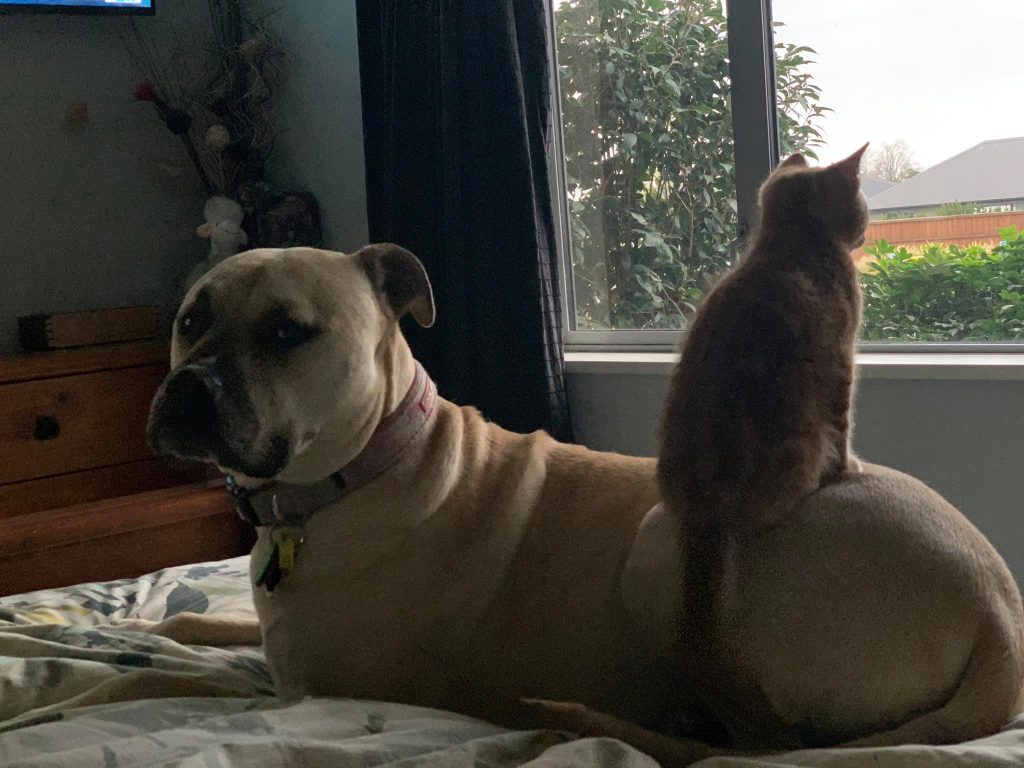
#> input picture 3. Computer Vision and Image Augmentations/resources/cat_on_dog.jpg, 2048 x 1536 px (shown at 1/2 size)
$ jupyter execute --allow-errors '3.3.1 Image Augmenation AutoAugment.ipynb'   (older library calls are emulated)
#> lines starting #> are read from the running program, lines starting #| are printed output that depends on the picture; after the words box and inside, x2 and y2 are one past the last pixel; in counts of white or black regions, pixels touching at a corner belong together
# 3.3.1 Image Augmentation: AutoAugment and RandAugment
By Zac Todd

This tutorials covers the image augmenations included in the Cubuk et al works [AutoAugement](https://arxiv.org/abs/1805.09501) and [RandAugment](https://arxiv.org/abs/1909.13719). It will cover operations such as shear,
translate, rotate, auto contrast, invert, equalize, solarize, posterize, contrast, color, brightness, sharpness, and cutout.

[cell 1]
import os
import numpy as np
import cv2
from PIL import Image, ImageOps, ImageEnhance

IMAGES_DIR = f'{os.getcwd()}/resources'
IMAGE_1 = f'{IMAGES_DIR}/cat_on_dog.jpg'

Wrapper for enabling functions that take np.ndarray to take PIL.Image as input.

[cell 2]
def _PIL_NUMPY(func):
    def wrapper(image, *args, **kwargs):
        array = np.asarray(image)
        out_array = func(array, *args, **kwargs)
        out_image = Image.fromarray(np.uint8(out_array))
        return out_image
    return wrapper

## Affine Transformtions
Affine transformation can be performed using PIL.Image transofmration, we will go over the shear, translateion and rotation transformations.
### Shear
We can apply the shear with the following matrix.
```
           | 1 y 0 |
S(x, y) =  | x 1 0 |
           | 0 0 1 |
```

We will start with by implmenting a hozizontal shear S(x, 0).

[cell 3]
def shear_x(image, sx):
    transform = (1, 0, 0,
                 sx, 1, 0,
                 0, 0, 1)
    output = image.transform(img.size, Image.AFFINE, transform)
    return output

img = Image.open(IMAGE_1)
#> img is the input picture: PIL image 2048x1536 RGB; mean R, G, B 71.3, 68.9, 61.3
shear_x_img = shear_x(img, 0.1)
#> in shear_x, `output = image.transform(img.size, Image.AFFINE, transform)`:
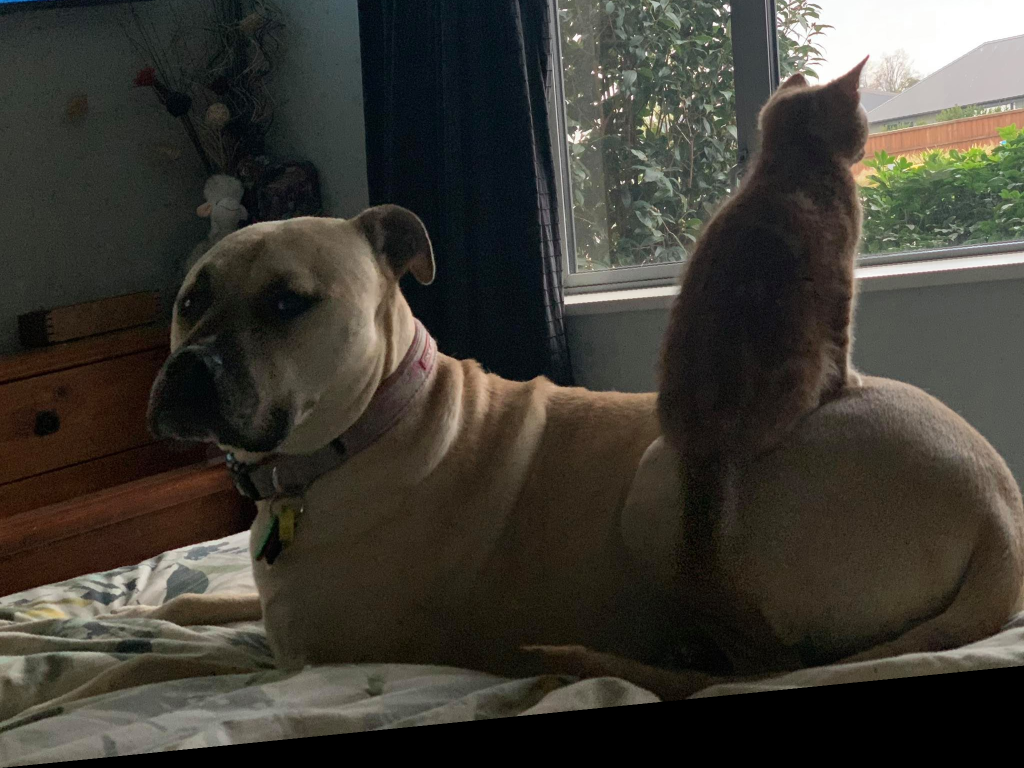
#> output: PIL image 2048x1536 RGB (shown at 1/2 size); mean R, G, B 61.5, 58.7, 51.2
shear_x_img

Now you can implment shearing in the vectical direction direction using S(0, y), by implmeneting *shear_y*

[cell 4]
def shear_y(image, sy):
    transform = ...
    output = image.transform(img.size, Image.AFFINE, transform)
    return output

img = Image.open(IMAGE_1)
#> (the rest of this cell did not finish here and is left out)

### Translate
Translation allows us to shift images in th horizontal and vectical direction using the following matrix.
```
          | 1 0 x |
T(x, y) = | 0 1 y |
          | 0 0 1 |
```

Use this matrix to write two function; *translate_x* for horizontal translation and *translate_y* for vectical translation.

[cell 5]
def translate_x(image, tx) -> np.ndarray:
    transform = ...
    output = image.transform(img.size, Image.AFFINE, transform)
    return output

img = Image.open(IMAGE_1)
#> (the rest of this cell did not finish here and is left out)

[cell 6]
def translate_y(image, ty):
    transform = ...
    output = image.transform(img.size, Image.AFFINE, transform)
    return output

img = Image.open(IMAGE_1)
#> (the rest of this cell did not finish here and is left out)

## Rotate
The affine matrix for rotation is the following.
```
       | cos(t)   sin(t)  0 |
R(t) = | -sin(t)  cos(t)  0 |
       |   0        0     1 |
```

To peform a rotation around a point you have to tranlate it, rotate and translate it back.

```
T(x, y) * R(t) * T(-x, -y)
```

Apply this by tranformin an image by rotating it around it centre.

[cell 7]
def rotate(image, theta):
#> called with theta = 0.524
    w, h = image.size
#> w = 2048; h = 1536
    tx, ty = ...
    transform = ...
    output = image.transform(img.size, Image.AFFINE, transform)
    return output

img = Image.open(IMAGE_1)
#> (the rest of this cell did not finish here and is left out)

Rotations can also be performed with .rotate(.) on PIL Image objects.

## Image Enhancement
We will look at image enhancements opertions using PIL.ImageOps and PIL.ImageEnhance

### ImageEnhance
In ImageEnhance the classes of intrest are *Color*, *Contrast*, *Brightness* and *Shrapen* and can be by changing the following:
```python
ImageEnhance.Enhancement(image).enhance(factor)
```

Play around with these enhancement in the cell below.

#> (a cell that did not finish here is left out)

### ImageOps
The reamining Enhancements uses the ImageOp with the ImageOps function autocontrast, invert, equalise, solarize, and posterize.
play around with e function and determine the other required inputs.

#> (a cell that did not finish here is left out)

## Cutout
Cutoout removes random propostion of images

[cell 10]
@_PIL_NUMPY
def cutout(image, holes, length):
#> called with holes = 10, length = 250
    output = image.copy()
    h, w, _ = output.shape
#> h = 1536; w = 2048
    for _ in range(holes):
        x0, y0 = np.random.randint(w - length), np.random.randint(h - length)
        output[y0: y0 + length, x0:x0 + length] = 0
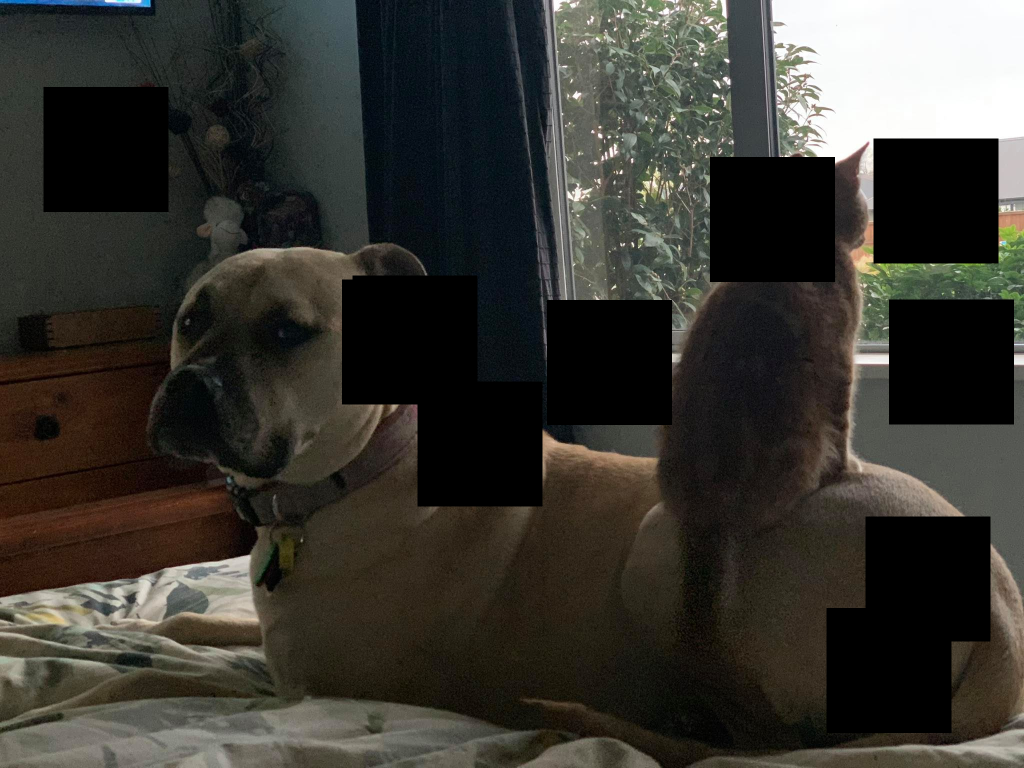
#> output: shape (1536, 2048, 3) (shown at 1/2 size); 17.57% of pixels changed, all inside (x1, y1, x2, y2) = (87, 174, 2028, 1466)
    return output

img = Image.open(IMAGE_1)
cutout_image = cutout(img, 10, 250)
cutout_image

Now instead of cuting out with black space try cuting out the image with unifrom noise.
Hint look at *np.random.randint*.

[cell 11]
@_PIL_NUMPY
def noisy_cutout(image, holes, length):
#> called with holes = 10, length = 250
    output = image.copy()
    h, w, _ = output.shape
#> h = 1536; w = 2048
    for _ in range(holes):
        x0, y0 = np.random.randint(w - length), np.random.randint(h - length)
        output[y0:y0 + length, x0:x0 + length] = ...
    return output

img = Image.open(IMAGE_1)
#> (the rest of this cell did not finish here and is left out)

noisy_cutout_image

## AutoAugment
We will now implement auto augment polices, though in prataisit the input are optimised for the dataset will will just uses the the ImageNet implmentation

[cell 12]
# (prob, name, magtitude)
IMAGENET_POLICIES = [
    ((0.4, 'Posterize', 8), (0.6, 'Rotate', 9)),
    ((0.8, 'Solarize', 5), (0.6, 'Autocontrast', 5)),
    ((0.6, 'Equalize', 8), (0.6, 'Equalize', 3)),
    ((0.6, 'Posterize', 7), (0.6, 'Posterize', 7)),
    ((0.2, "Rotate", 3), (0.6, "Solarize", 8)),
    ((0.6, "Equalize", 8), (0.4, "Posterize", 6)),
    ((0.8, "Rotate", 8), (0.4, "Color", 0)),
    ((0.4, "Rotate", 9), (0.6, "Equalize", 2)),
    ((0.0, "Equalize", 7), (0.8, "Equalize", 8)),
    ((0.6, "Invert", 4), (0.6, "Equalize", 8)),
    ((0.6, "Color", 4), (0.8, "Contrast", 8)),
    ((0.8, "Rotate", 8), (0.4, "Color", 2)),
    ((0.8, "Color", 8), (0.8, "Solarize", 7)),
    ((0.4, "Sharpness", 7), (0.6, "Invert", 8)),
    ((0.6, "ShearX", 5), (0.4, "Equalize", 9)),
    ((0.4, "Color", 0), (0.6, "Equalize", 3)),
    ((0.4, "Equalize", 7), (0.2, "Solarize", 4)),
    ((0.6, "Solarize", 5), (0.6, "Autocontrast", 5)),
    ((0.6, "Invert", 4), (0.6, "Equalize", 8)),
    ((0.6, "Color", 4), (0.8, "Contrast", 8)),
    ((0.8, "Equalize", 8), (0.6, "Equalize", 3))
]

AutoAugment determines it transformation the input magitude using the *RANGES* dict where the magitude of each augmenation represent the index of the range.

[cell 13]
RANGES = {
    'ShearX': np.linspace(0, 0.3, 10),
    'ShearY': np.linspace(0, 0.3, 10),
    'TranslateX': np.linspace(0, 150 / 331, 10),
    'TranslateY': np.linspace(0, 150 / 331, 10),
    'Rotate': np.linspace(0, 30, 10),
    'Color': np.linspace(0.0, 0.9, 10),
    'Posterize': np.round(np.linspace(8, 4, 10), 0).astype(np.int),
    'Solarize': np.linspace(256, 0, 10),
    'Contrast': np.linspace(0.0, 0.9, 10),
    'Sharpness': np.linspace(0.0, 0.9, 10),
    'Brightness': np.linspace(0.0, 0.9, 10),
    'AutoContrast': [0] * 10,
    'Equalize': [0] * 10,
    'Invert': [0] * 10
}

The *AUTOAUGMENT_TRANSFORMATIONS* dictionary contains the function calls we need to make to perform the transformations, it takes the affine tranformation you implmented earlier.

[cell 14]
def enhance(m):
    return 1 + m * np.random.choose([1, -1])

AUTOAUGMENT_TRANSFORMATIONS = {
    'Invert': lambda img, _: img,
    'AutoContrast': lambda img, _: ImageOps.autocontrast(img),
    'Equalize': lambda img, m: ImageOps.equalize(img, m),
    'Rotate': rotate,
    'Solarize': lambda img, m: ImageOps.solarize(img, m),
    'Color': lambda img, m: ImageEnhance.Color(img).enhance(enhance(m)),
    'Posterize': lambda img, m: ImageOps.posterize(img, m),
    'Contrast': lambda img, m:  ImageEnhance.Contrast(img).enhance(enhance(m)),
    'Brightness': lambda img, m: ImageEnhance.Brightness(img).enhance(enhance(m)),
    'Sharpness': lambda img, m: ImageEnhance.Sharpness(img).enhance(enhance(m)),
    'ShearX': shear_x,
    'ShearY': shear_y,
    'TranslateX': translate_x,
    'TranslateY': translate_y,
}

Finnaly we will apply autoaugment to an image using the auto_augment(.) and apply_auto_augment(.), run a few times to see different results.

#> (a cell that did not finish here is left out)

# RandAugment
An alterntive to AutoAugment is RandAugment instead of applying policies RandAugment applies N transformation in sequnces using

RandAugment uses an input M to set the magitude of the transformation the *LEVELS* dictionary contains the transformation to M to enable to be inputed into our transformation functions.
Where our transformation do not take M we return the magitude.

#> (a cell that did not finish here is left out)

The *RANDAUGMENT_TRANSFORMATIONS* dictionary contains the function calls we need to make to perform the transformations, it takes the affine tranformation you implmented earlier.

[cell 17]
RANDAUGMENT_TRANSFORMATIONS = {
    'Identity': lambda img, _: img,
    'AutoContrast': lambda img, _: ImageOps.autocontrast(img),
    'Equalize': lambda img, lvl: ImageOps.equalize(img, lvl),
    'Rotate': rotate,
    'Solarize': lambda img, lvl: ImageOps.solarize(img, lvl),
    'Color': lambda img, lvl: ImageEnhance.Color(img).enhance(lvl),
    'Posterize': lambda img, lvl: ImageOps.posterize(img, lvl),
    'Contrast': lambda img, lvl:  ImageEnhance.Contrast(img).enhance(lvl),
    'Brightness': lambda img, lvl: ImageEnhance.Brightness(img).enhance(lvl),
    'Sharpness': lambda img, lvl: ImageEnhance.Sharpness(img).enhance(lvl),
    'ShearX': shear_x,
    'ShearY': shear_y,
    'TranslateX': translate_x,
    'TranslateY': translate_y,
}

Finnaly we will apply randaugment to an image using the *randaugment(.)* and *apply_augment(.)*, play around with *N* and *M* to see the results.

[cell 18]
def randaugment(n):
    sampled_ops = np.random.choice(list(RANDAUGMENT_TRANSFORMATIONS.keys()), n)
    return [op for op in sampled_ops]


def apply_randaugment(image, augmenations, magitude):
    output = image.copy()
    for op in augmenations:
        lvl = LEVEL[op](magitude)
        output = TRANSFORMATIONS[op](output, lvl)
    return output

N = 2
M = 5

print(f'RandAugment with N={N}, M={M}')
augments = randaugment(N)
#> augments = ['Color', 'Sharpness']
print('Augmenations: \n\t ->' + '\n\t ->'.join(augments))
#| Augmenations:
#| 	 ->Color
#| 	 ->Sharpness

img = Image.open(IMAGE_1)
#> (the rest of this cell did not finish here and is left out)

$ run again, with 3. Computer Vision and Image Augmentations/resources/color2.jpg copied over 3. Computer Vision and Image Augmentations/resources/cat_on_dog.jpg
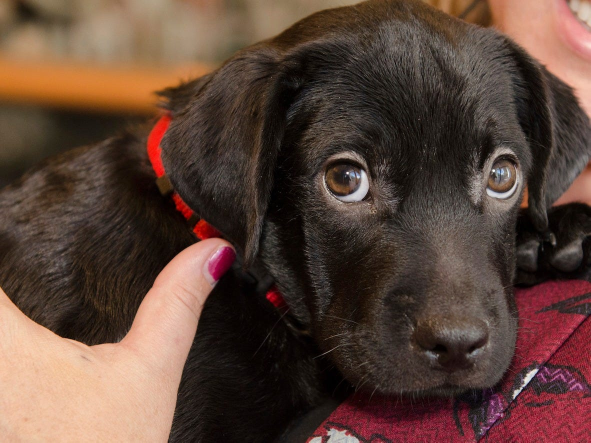
#> input picture 3. Computer Vision and Image Augmentations/resources/color2.jpg, 1181 x 885 px (shown at 1/2 size)
#> img is the input picture: PIL image 1181x885 RGB; mean R, G, B 92.4, 67.9, 57.1
#> in shear_x, `output = image.transform(img.size, Image.AFFINE, transform)`:
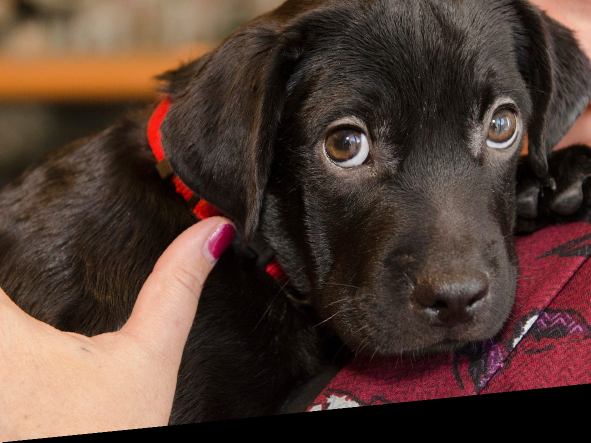
#> output: PIL image 1181x885 RGB (shown at 1/2 size); mean R, G, B 82.9, 60.8, 51.5
#> after the loop in cutout, `for _ in range(holes):`:
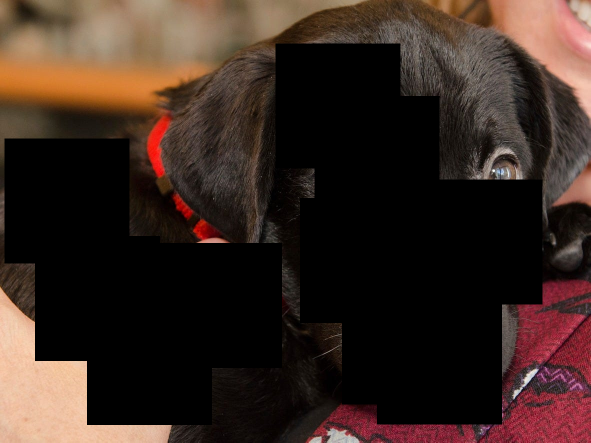
#> output: shape (885, 1181, 3) (shown at 1/2 size); mean R, G, B 56.4, 39.7, 32.4
#> augments = ['TranslateY', 'Brightness']
#| Augmenations:
#| 	 ->TranslateY
#| 	 ->Brightness
